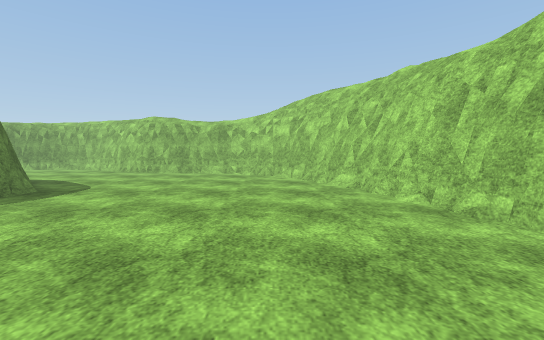
View 1 (above)

15 first-person views from a walk through a scene from a Unity 3-D project. The camera is 1.2 m above the floor, tilts 4° down and sees 90° across. The floor is counted in squares, 1 m on a side. Each view is taken from the middle of a square. On the plan, view 1 faces up. The plan holds only what a view shows up to about 13 squares ahead; the rest is blank. The place goes on beyond the plan. Some animated figures are left out. Some surface patterns are stand-ins.

View 2
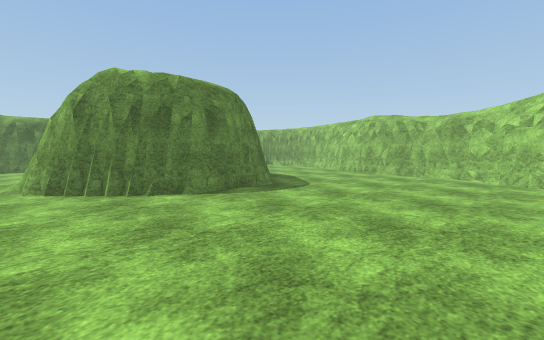

View 3
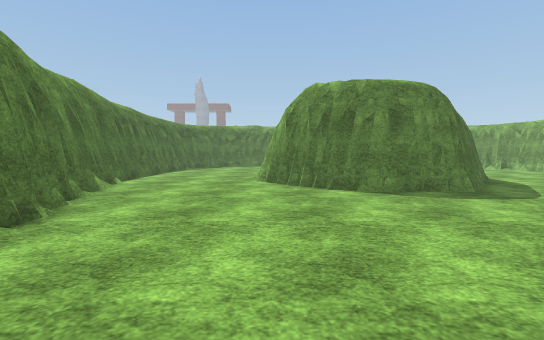

View 4
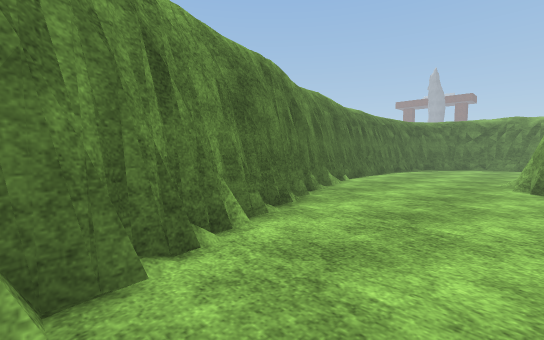

View 5
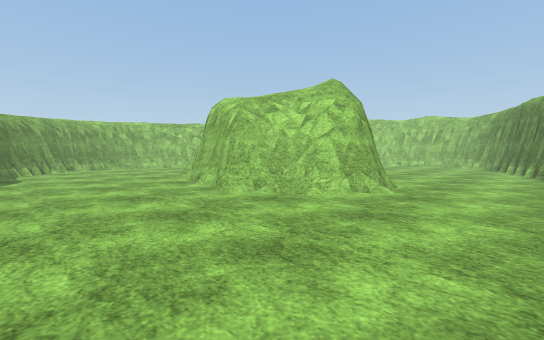

View 6
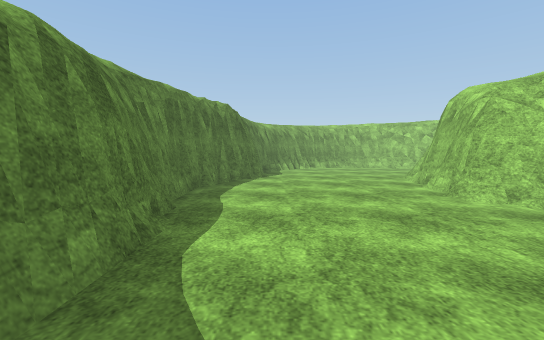

View 7
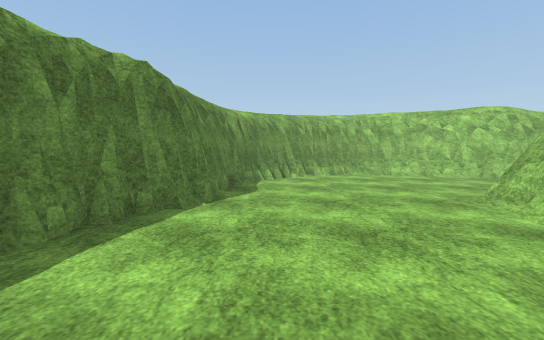

View 8
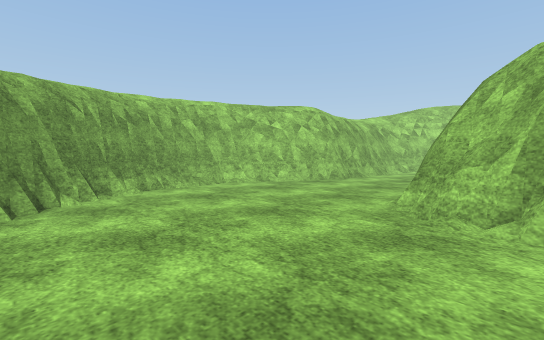

View 9
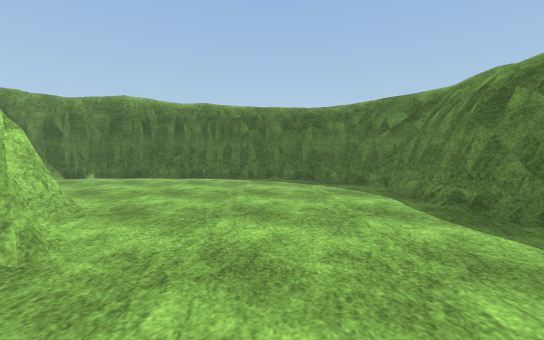

View 10
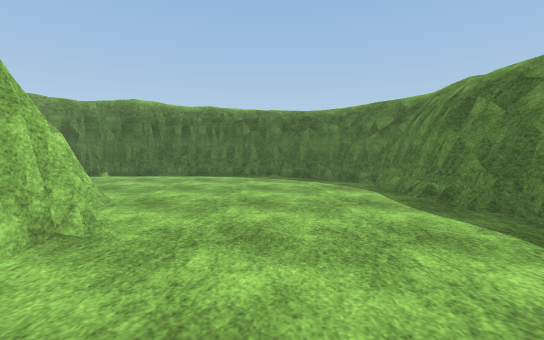

View 11
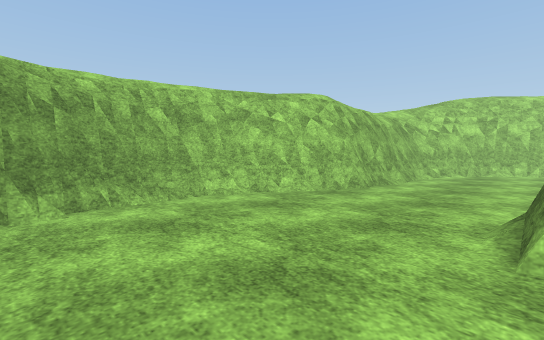

View 12
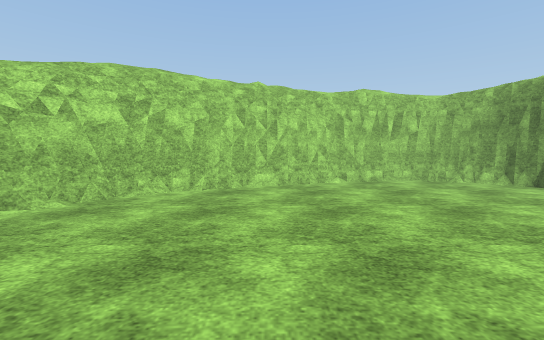

View 13
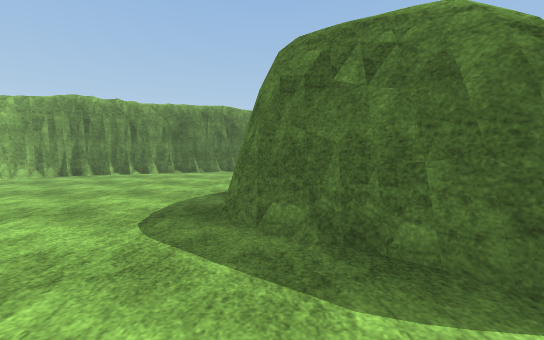

View 14
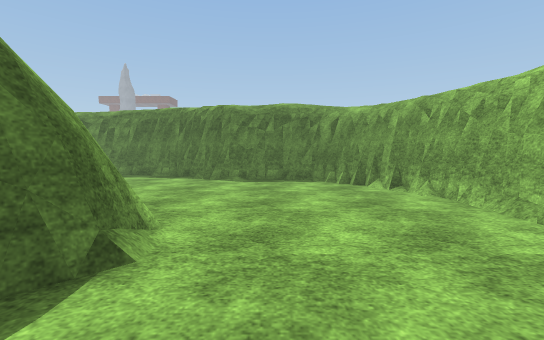

View 15
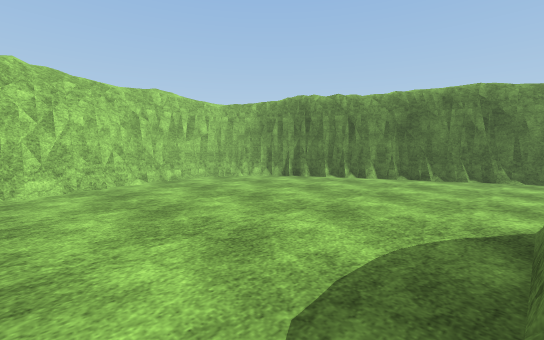

### Floor plan
Key: @ floor where view 1 was taken; # wall or solid block; . floor; = window, fence, low wall or low ledge.
Columns run from 22 left of view 1 to 4 right of it. Each row starts with its distance up from view 1.
 18      ########
 17     ###....###
 16    ##........#####
 15   ##...........=######
 14   #=.................##
 13   #...................##
 12   #....................##
 11   #.......##............#
 10  ##......=###...........##
  9  #.......######..........#
  8 ##.......#    ##.........##
  7 #.......=#    ##.........##
  6 #.......##    ##..........#
  5 #.......###   ##..........#
  4 #........##  ##...........#
  3 ##.......=#####...........#
  2 ##........####............#
  1  #.......................##
  0  #....................@###
 -1  #....................##
 -2  ##................####
 -3   ###...........#####
 -4    #######=######
 -5         #####

Where each view was taken, in squares from view 1:
view 1: 0 up, 0 right, facing up
view 2: 1 up, 0 right, facing up-left
view 3: 2 up, 1 right, facing left
view 4: 2 up, 1 right, facing down-left
view 5: 2 down, 19 left, facing up-right
view 6: 2 down, 19 left, facing up
view 7: 4 up, 18 left, facing up
view 8: 9 up, 18 left, facing up-right
view 9: 8 up, 17 left, facing down
view 10: 9 up, 17 left, facing down
view 11: 11 up, 16 left, facing up-right
view 12: 9 up, 7 left, facing right
view 13: 13 up, 8 left, facing down
view 14: 13 up, 8 left, facing left
view 15: 10 up, 7 left, facing down-right
